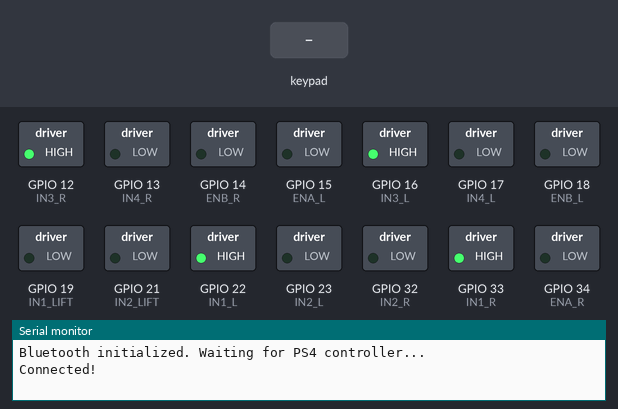
This sketch was run on a simulated ESP32. Parts: switched loads named in the sketch (green lamp = pin HIGH), the last lines printed to the serial monitor. The inputs (shaded band) are chosen by the test bench. Nothing arrives over Bluetooth unless stated.

Above: at 1.2 s.
1.3 s: key 'U' pressed
At 1.51 s:
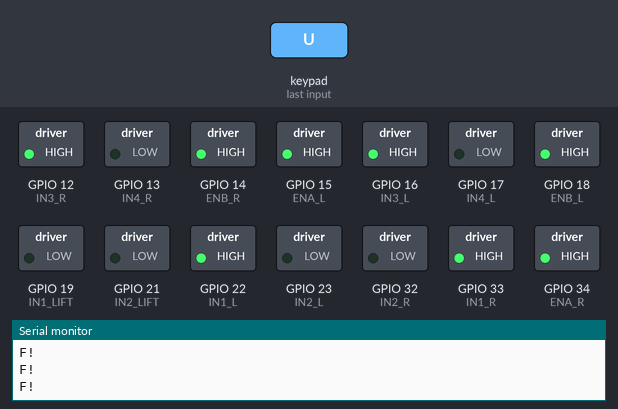
3.2 s: key 'D' pressed
At 3.41 s:
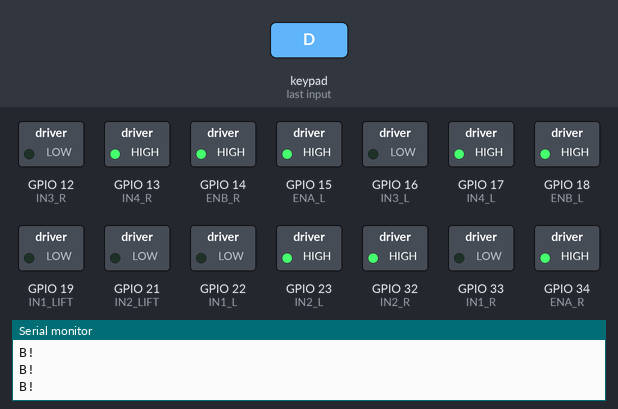
5.1 s: key 'L' pressed
At 5.31 s:
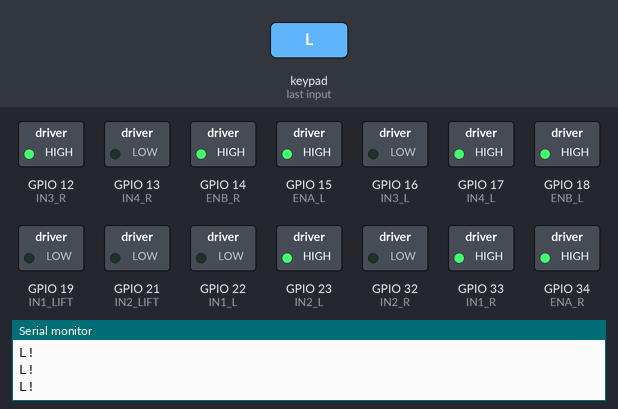
7.0 s: key 'R' pressed
At 7.21 s:
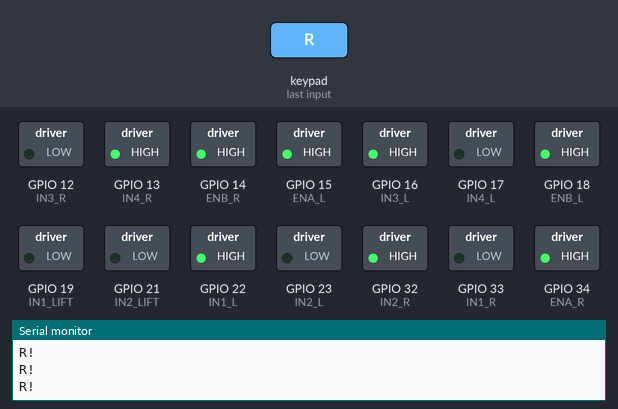
8.9 s: key 'X' pressed
At 9.11 s:
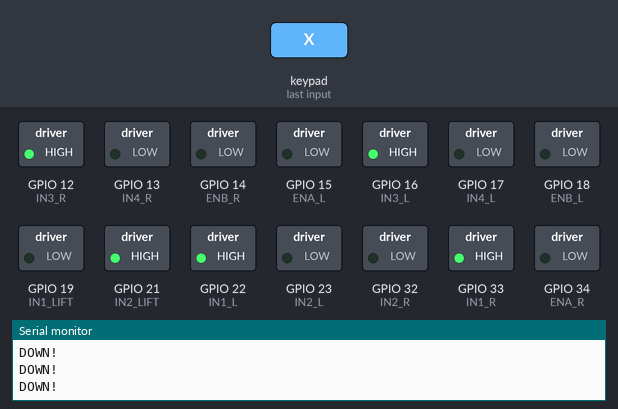
10.8 s: key 'T' pressed
At 11.01 s:
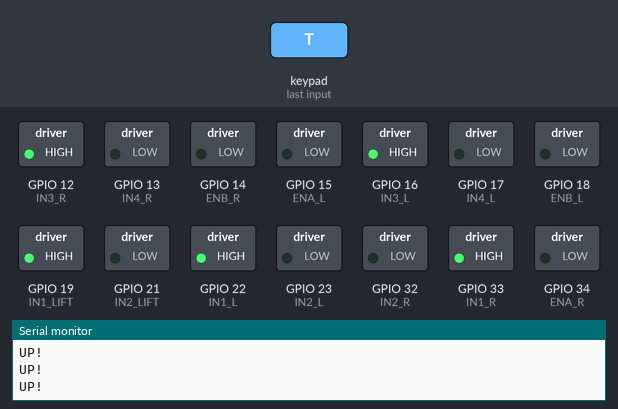
Timing chart, 0 to 13.7 s (numbered marks = the images above; inputs shaded):
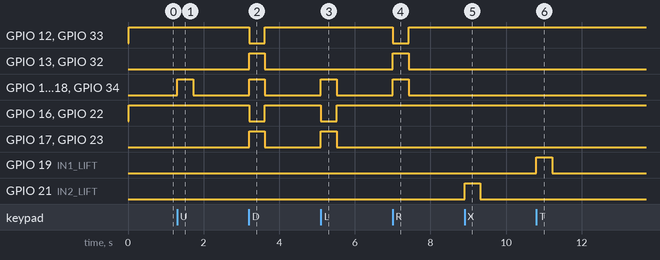

Measured:
- after the input at 1.3 s, GPIO 14 (ENB_R), GPIO 15 (ENA_L), GPIO 18 (ENB_L), GPIO 34 (ENA_R): LOW → HIGH at once, → LOW 0.42 s later
- after the input at 3.2 s, GPIO 12 (IN3_R), GPIO 16 (IN3_L), GPIO 22 (IN1_L), GPIO 33 (IN1_R): HIGH → LOW at once, → HIGH 0.42 s later; GPIO 13 (IN4_R), GPIO 14 (ENB_R), GPIO 15 (ENA_L), GPIO 17 (IN4_L), GPIO 18 (ENB_L), GPIO 23 (IN2_L), GPIO 32 (IN2_R), GPIO 34 (ENA_R): LOW → HIGH at once, → LOW 0.42 s later
- after the input at 5.1 s, GPIO 14 (ENB_R), GPIO 15 (ENA_L), GPIO 17 (IN4_L), GPIO 18 (ENB_L), GPIO 23 (IN2_L), GPIO 34 (ENA_R): LOW → HIGH at once, → LOW 0.42 s later; GPIO 16 (IN3_L), GPIO 22 (IN1_L): HIGH → LOW at once, → HIGH 0.42 s later
- after the input at 7.0 s, GPIO 12 (IN3_R), GPIO 33 (IN1_R): HIGH → LOW at once, → HIGH 0.42 s later; GPIO 13 (IN4_R), GPIO 14 (ENB_R), GPIO 15 (ENA_L), GPIO 18 (ENB_L), GPIO 32 (IN2_R), GPIO 34 (ENA_R): LOW → HIGH at once, → LOW 0.42 s later
- after the input at 8.9 s, GPIO 21 (IN2_LIFT): LOW → HIGH at once, → LOW 0.42 s later
- after the input at 10.8 s, GPIO 19 (IN1_LIFT): LOW → HIGH at once, → LOW 0.42 s later

The sketch:

movingwheelupdatedfor4wheels.ino
```cpp
#include <PS4Controller.h>

// Define motor control pins
// Right side motors (front and rear)
#define IN1_R 33   // Front right motor direction pin 1
#define IN2_R 32    // Front right motor direction pin 2
#define ENA_R 34    // Front right motor PWM speed control pin
#define IN3_R 12    // Rear right motor direction pin 1
#define IN4_R 13    // Rear right motor direction pin 2
#define ENB_R 14    // Rear right motor PWM speed control pin

// Left side motors (front and rear)
#define IN1_L 22    // Front left motor direction pin 1
#define IN2_L 23    // Front left motor direction pin 2
#define ENA_L 15    // Front left motor PWM speed control pin
#define IN3_L 16    // Rear left motor direction pin 1
#define IN4_L 17    // Rear left motor direction pin 2
#define ENB_L 18    // Rear left motor PWM speed control pin

#define IN1_LIFT 19    // Front left motor direction pin 1
#define IN2_LIFT 21    // Front left motor direction pin 2

#define EN 35

// Dead zone for joystick to prevent drift
#define DEAD_ZONE 0
// Maximum PWM value
#define MAX_PWM 255

unsigned long lastTimeStamp = 0;

void notify() {
  if (millis() - lastTimeStamp > 10) { // Update every 10ms for smoother control
    // Read joystick values (-128 to 127)
    int x = PS4.Up();
    int y = PS4.Down();
    int a = PS4.Left();
    int b = PS4.Right();

    int p = PS4.Triangle();
    int q = PS4.Cross();

    int leftSpeed = 0;
    int rightSpeed = 0;

    if (x>0){
      leftSpeed = 255;
      rightSpeed = 255;
      Serial.println("F!");
    }else if (y>0){
      leftSpeed = -255;
      rightSpeed = -255;
      Serial.println("B!");
    }else if (a>0){
      leftSpeed = -255;
      rightSpeed = 255;
      Serial.println("L!");
    }else if(b>0){
      leftSpeed = 255;
      rightSpeed = -255;
      Serial.println("R!");
    }
    else{
      leftSpeed = 0;
      rightSpeed = 0;
    }

    if(p>0){
      digitalWrite(IN1_LIFT, HIGH);
      digitalWrite(IN2_LIFT, LOW);
      Serial.println("UP!");
    }else if(q>0){
      digitalWrite(IN1_LIFT, LOW);
      digitalWrite(IN2_LIFT, HIGH);
      Serial.println("DOWN!");
    } else{
      digitalWrite(IN1_LIFT, LOW);
      digitalWrite(IN2_LIFT, LOW);
    }

    // Constrain speeds to -255 to 255
    leftSpeed = constrain(leftSpeed, -MAX_PWM, MAX_PWM);
    rightSpeed = constrain(rightSpeed, -MAX_PWM, MAX_PWM);

      //Control left motors (front and rear, same direction)
      if (leftSpeed >= 0) {
        digitalWrite(IN1_L, HIGH);
        digitalWrite(IN2_L, LOW);
        digitalWrite(IN3_L, HIGH);
        digitalWrite(IN4_L, LOW);
      } else {
        digitalWrite(IN1_L, LOW);
        digitalWrite(IN2_L, HIGH);
        digitalWrite(IN3_L, LOW);
        digitalWrite(IN4_L, HIGH);
        leftSpeed = -leftSpeed; // Make speed positive for PWM
      }
      analogWrite(ENA_L, leftSpeed);
      analogWrite(ENB_L, leftSpeed);

      // Control right motors (front and rear, same direction)
      if (rightSpeed >= 0) {
        digitalWrite(IN1_R, HIGH);
        digitalWrite(IN2_R, LOW);
        digitalWrite(IN3_R, HIGH);
        digitalWrite(IN4_R, LOW);
      } else {
        digitalWrite(IN1_R, LOW);
        digitalWrite(IN2_R, HIGH);
        digitalWrite(IN3_R, LOW);
        digitalWrite(IN4_R, HIGH);
        rightSpeed = -rightSpeed; // Make speed positive for PWM
      }
      analogWrite(ENA_R, rightSpeed);
      analogWrite(ENB_R, rightSpeed);

    lastTimeStamp = millis();
  }
}

void onConnect() {
  Serial.println("Connected!");
}

void onDisconnect() {
  // Stop all motors when disconnected
  digitalWrite(IN1_R, LOW);
  digitalWrite(IN2_R, LOW);
  digitalWrite(IN3_R, LOW);
  digitalWrite(IN4_R, LOW);
  digitalWrite(IN1_L, LOW);
  digitalWrite(IN2_L, LOW);
  digitalWrite(IN3_L, LOW);
  digitalWrite(IN4_L, LOW);
  analogWrite(ENA_R, 0);
  analogWrite(ENB_R, 0);
  analogWrite(ENA_L, 0);
  analogWrite(ENB_L, 0);
  digitalWrite(IN1_LIFT, LOW);
  digitalWrite(IN2_LIFT, LOW);
  Serial.println("Disconnected!");
}

void setup() {
  // Set all motor control pins as outputs
  pinMode(IN1_R, OUTPUT);
  pinMode(IN2_R, OUTPUT);
  pinMode(ENA_R, OUTPUT);
  pinMode(IN3_R, OUTPUT);
  pinMode(IN4_R, OUTPUT);
  pinMode(ENB_R, OUTPUT);
  pinMode(IN1_L, OUTPUT);
  pinMode(IN2_L, OUTPUT);
  pinMode(ENA_L, OUTPUT);
  pinMode(IN3_L, OUTPUT);
  pinMode(IN4_L, OUTPUT);
  pinMode(ENB_L, OUTPUT);
  pinMode(IN1_LIFT, OUTPUT);
  pinMode(IN2_LIFT, OUTPUT);
  pinMode(EN, OUTPUT);

  // Initialize all motors in stopped state
  digitalWrite(IN1_R, LOW);
  digitalWrite(IN2_R, LOW);
  digitalWrite(IN3_R, LOW);
  digitalWrite(IN4_R, LOW);
  digitalWrite(IN1_L, LOW);
  digitalWrite(IN2_L, LOW);
  digitalWrite(IN3_L, LOW);
  digitalWrite(IN4_L, LOW);
  digitalWrite(EN, HIGH);
  analogWrite(ENA_R, 0);
  analogWrite(ENB_R, 0);
  analogWrite(ENA_L, 0);
  analogWrite(ENB_L, 0);

  Serial.begin(115200);
  PS4.attach(notify);
  PS4.attachOnConnect(onConnect);
  PS4.attachOnDisconnect(onDisconnect);

  if (!PS4.begin()) {
    Serial.println("Failed to initialize Bluetooth!");
    while (1); // Halt if initialization fails
  }

  Serial.println("Bluetooth initialized. Waiting for PS4 controller...");
}

void loop() {
  // Main loop is empty; control is handled by notifications
}
```
